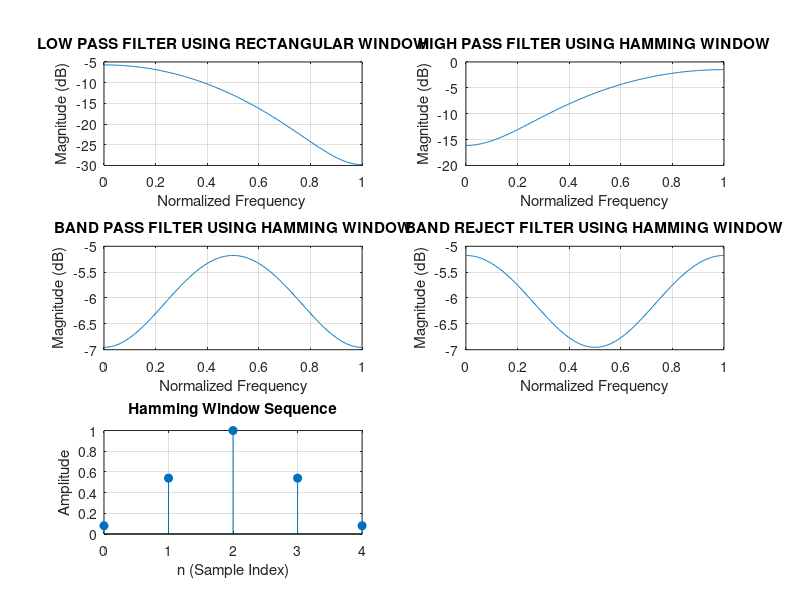

The MATLAB source for this figure:
clc;
clf;
clear;
close all;

wc1 = 0.25 * pi;  
wc2 = 0.75 * pi; 
wc = 0.5 * pi;
N = input('Enter the value of N: '); 
alpha = (N - 1) / 2;  
eps = 0.001; 
n = 0 : N-1;  

% Ideal impulse responses
% Low-pass Filter
hd_lowpass = (sin(wc1*(n - alpha + eps))) ./ (pi * (n - alpha + eps)); 

% High pass Filter
hd_highpass= (sin(pi*(n - alpha + eps)) - sin(wc*(n - alpha + eps)))./(pi*(n-alpha+eps));

% Band-pass Filter
hd_bandpass = (sin(wc2*(n - alpha + eps)) - sin(wc1*(n - alpha + eps))) ./ (pi * (n - alpha + eps));

% Band-Reject Filter
hd_bandstop= (sin(wc2*(n - alpha + eps)) - sin(wc1*(n - alpha + eps) +sin(pi*(n-alpha+eps)))) ./ (pi * (n - alpha + eps));

% Window Functions
wr_hamming = hamming(N);  % Hamming window

% Apply Window Functions to the Ideal Impulse Responses
hn_lowpass = hd_lowpass .* wr_hamming'; 
hn_highpass = hd_highpass .* wr_hamming'; 
hn_bandpass = hd_bandpass .* wr_hamming'; 
hn_bandstop = hd_bandstop .* wr_hamming'; 

% FREQUENCY RESPONSE for each filter
w = 0 : 0.01 : pi;  
h_lowpass = freqz(hn_lowpass, 1, w);  
h_highpass = freqz(hn_highpass, 1, w);  
h_bandpass = freqz(hn_bandpass, 1, w);  
h_bandstop = freqz(hn_bandstop, 1, w);  

% LOW-PASS FILTER PLOT
subplot(3, 2, 1);
plot(w/pi, 20*log10(abs(h_lowpass)));  
title('LOW PASS FILTER USING RECTANGULAR WINDOW');
xlabel('Normalized Frequency ');
ylabel('Magnitude (dB)');
grid on;

% HIGH-PASS FILTER PLOT
subplot(3, 2, 2);
plot(w/pi, 20*log10(abs(h_highpass)));  
title('HIGH PASS FILTER USING HAMMING WINDOW');
xlabel('Normalized Frequency');
ylabel('Magnitude (dB)');
grid on;

% BAND-PASS FILTER PLOT
subplot(3, 2, 3);
plot(w/pi, 20*log10(abs(h_bandpass)));  
title('BAND PASS FILTER USING HAMMING WINDOW');
xlabel('Normalized Frequency');
ylabel('Magnitude (dB)');
grid on;

% BAND-REJECT FILTER PLOT
subplot(3, 2, 4);
plot(w/pi, 20*log10(abs(h_bandstop)));  
title('BAND REJECT FILTER USING HAMMING WINDOW');
xlabel('Normalized Frequency');
ylabel('Magnitude (dB)');
grid on;

% HAMMING WINDOW SEQUENCE PLOT
subplot(3, 2, 5);
stem(n, wr_hamming, 'filled');
title('Hamming Window Sequence');
xlabel('n (Sample Index)');
ylabel('Amplitude');
grid on;
